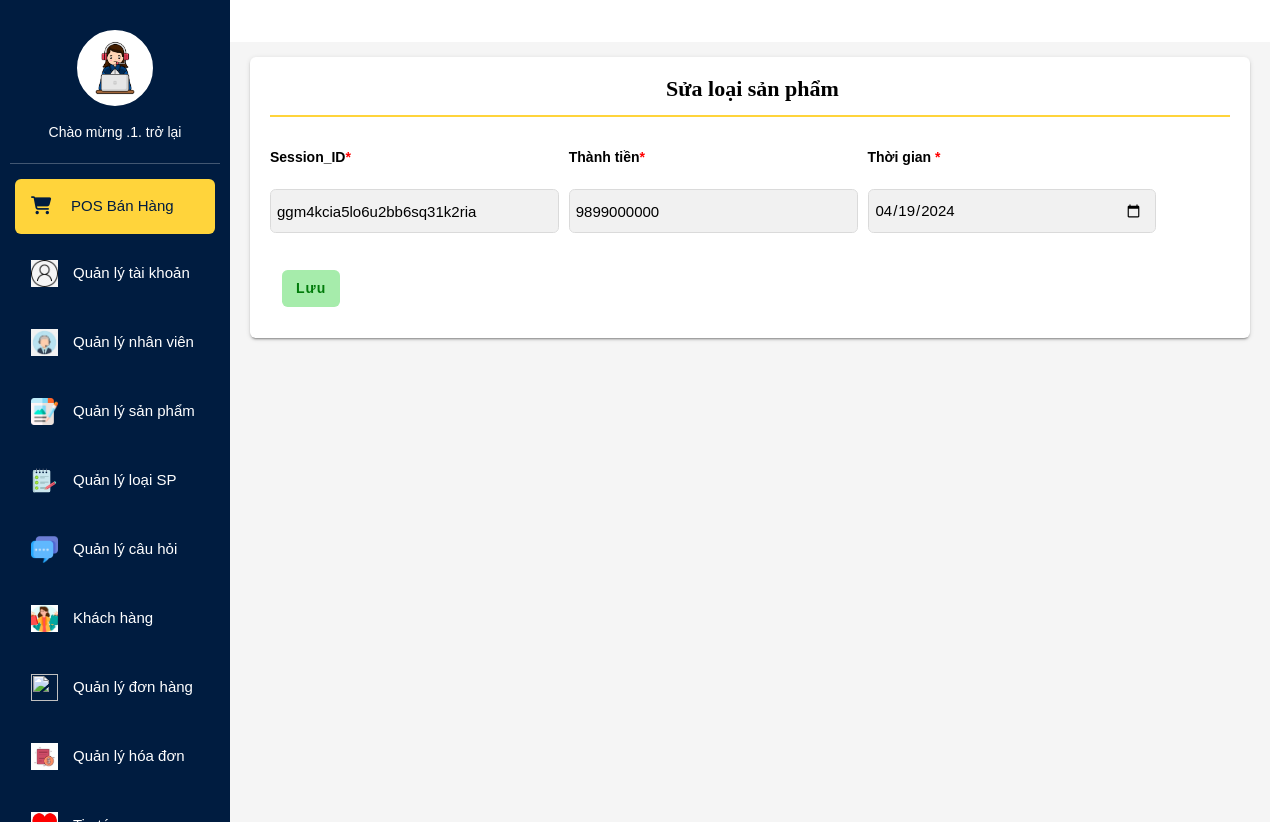
Screenshot of /VanPhongPham/HoaDon/editHD/11 (signed in) with the database file from the repository.
### tables this page shows
CREATE TABLE `tbl_hoadon` (
  `id_hoadon` int(11) NOT NULL,
  `session_idA` varchar(50) NOT NULL,
  `tongtien` float NOT NULL,
  `date_thongke` varchar(255) NOT NULL
);

### VanPhongPham/mvc/core/Controller.php (called while the page is built, shortened)
<?php
    class Controller{
        public function view($view, $data=[]){
            require_once "./mvc/views/".$view.".php";
        }
    }
?>

### VanPhongPham/mvc/controllers/HoaDon.php (called while the page is built, shortened)
<?php
class HoaDon extends Controller{
    function editHD($id_hoadon){
        $hoadonmodel = $this->model("HoaDonModel");
        $this->view("qlyhoadonsua", [
            "HD" => $hoadonmodel->showEditHD($id_hoadon)
        ]);
    }
}
?>

### VanPhongPham/mvc/core/App.php (called while the page is built, shortened)
<?php
class App{
    protected $action="SayHi";
    function __construct(){
        $arr = $this->UrlProcess();
        if( file_exists("./mvc/controllers/".$arr[0].".php") ){
            unset($arr[0]);
        }
        $this->controller = new $this->controller;
        if(isset($arr[1])){
            if( method_exists( $this->controller , $arr[1]) ){
                $this->action = $arr[1];
            }
            unset($arr[1]);
        }
        $this->params = $arr?array_values($arr):[];
        call_user_func_array([$this->controller, $this->action], $this->params );
    }
    function UrlProcess(){
        if( isset($_GET["url"]) ){
            return explode("/", filter_var(trim($_GET["url"], "/")));
        }
    }
}
?>

### VanPhongPham/index.php (called while the page is built, shortened)
<?php
    $myApp = new App();
?>

### VanPhongPham/mvc/core/DB.php (called while the page is built, shortened)
<?php
    class DB{
        protected $servername = "localhost";
        protected $username = "root";
        protected $password = "";
        function __construct(){
            $this->con = mysqli_connect($this->servername, $this->username, $this->password);
        }
    }
?>

### VanPhongPham/mvc/models/HoaDonModel.php (called while the page is built, shortened)
<?php
class HoaDonModel extends DB{
    public function showEditHD($id_hoadon){
        $sql = "SELECT * FROM tbl_hoadon WHERE id_hoadon = '" .$id_hoadon. "'";
        return $result = mysqli_query($this->con,$sql);
    }
}
?>

### VanPhongPham/mvc/views/qlyhoadonsua.php (the view)
<?php
include "header.php";
include "Left_side.php";
?>
<?php
    $session_idA  ="";
    $thanhtien = "";
    $thoigian = "";
   if(mysqli_num_rows($data["HD"])>0)
{
    while($row = mysqli_fetch_assoc($data["HD"])){
    $session_idA = $row['session_idA'];
    $thanhtien = $row['tongtien'];
    $thoigian = $row['date_thongke'];
    }
}
else{
    echo "<script type ='text/javascript'> alert('không có dữ liệu')
    window.location.href('qlyhoadon.php');
    </script>";
}
?>
      <main class="app-content">
        <div class="row">
            <div class="col-md-12">
                <div class="tile">
                   <h3 class="title-h3">Sửa loại sản phẩm</h3>
                    <div class="tile-body">
                          <div class="admin-content-right">
                                <form action="" method="POST" enctype="multipart/form-data">
                                    <div class="product-add-content git">
                                    <div class="from-group col-md-3">
                                    <label class="control-label" for="">Session_ID<span style="color: red;">*</span></label> <br>
                                    <input class="form-control"  type="text" step="any" readonly value="<?php echo $session_idA ?>" name="txttongtien"> <br>
                                      </div>
                                    <div class="from-group col-md-3">
                                      <label class="control-label" for="">Thành tiền<span style="color: red;">*</span></label> <br>
                                      <input class="form-control" readonly type="number" step="any" value="<?php echo $thanhtien ?>" name="txttongtien"> <br>
                                    </div>
                                    <div class="from-group col-md-3">
                                      <label class="control-label" for="">Thời gian <span style="color: red;">*</span></label> <br>
                                      <input class="form-control"  type="date" value="<?php echo $thoigian ?>" name="txtthoigian"> <br>
                                    </div>
                                    <div class="from-group col-12">
                                    <button class="btn btn-save admin-btn" name="btn_luuHDedit" type="submit">Lưu</button>
                                    </div>
                                </form>
                        </div>
                    </div>
                </div>
            </div>
        </div>
    </main>
</body>
</html>

### rows the page displays
tbl_hoadon: txttongtien "ggm4kcia5lo6u2bb6sq31k2ria", txttongtien "9899000000", txtthoigian "04/19/2024"

### other values shown
$a "1"
